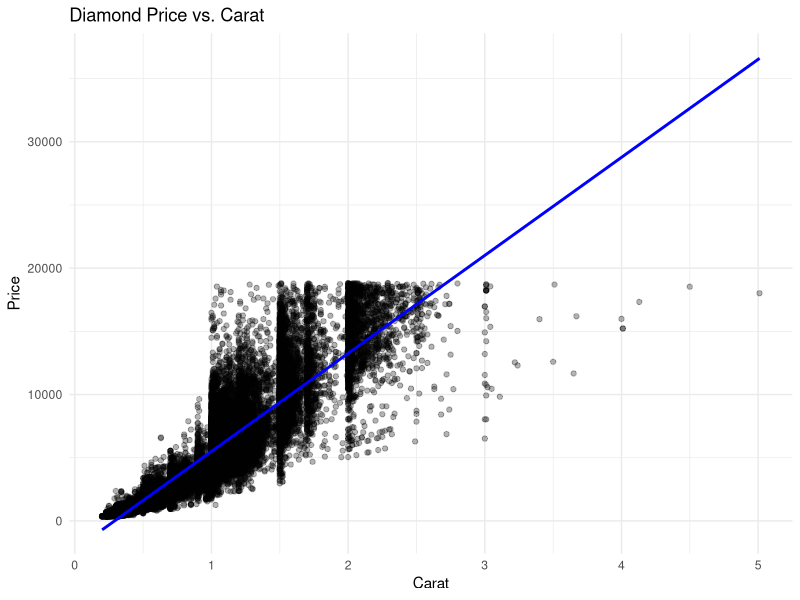

The R source for this figure:
## ---- chunk 1
library(ggplot2)
data(diamonds)

str(diamonds)
model <- lm(price ~ carat + cut + color, data = diamonds)
summary(model)
## ---- chunk 2
p <- ggplot(diamonds, aes(x = carat, y = price)) +
  geom_point(alpha = 0.3) +
  geom_smooth(method = "lm", color = "blue") +
  ggtitle("Diamond Price vs. Carat") +
  xlab("Carat") +
  ylab("Price") +
  theme_minimal()

print(p)
